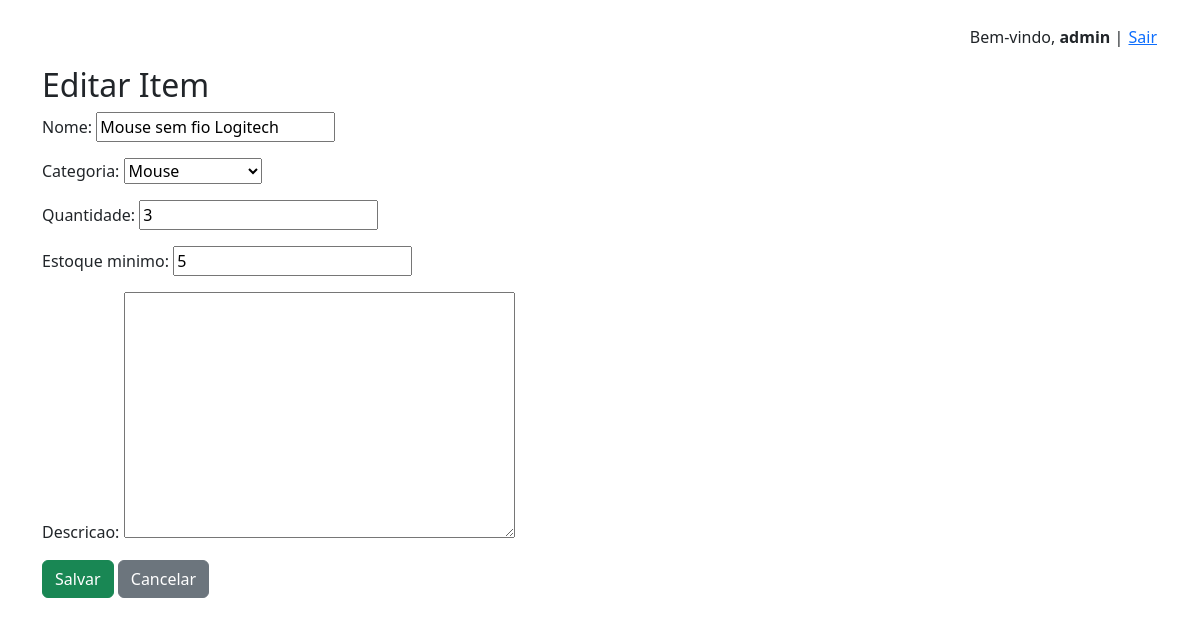
The app's page /item/1/editar/ (signed in), older data.
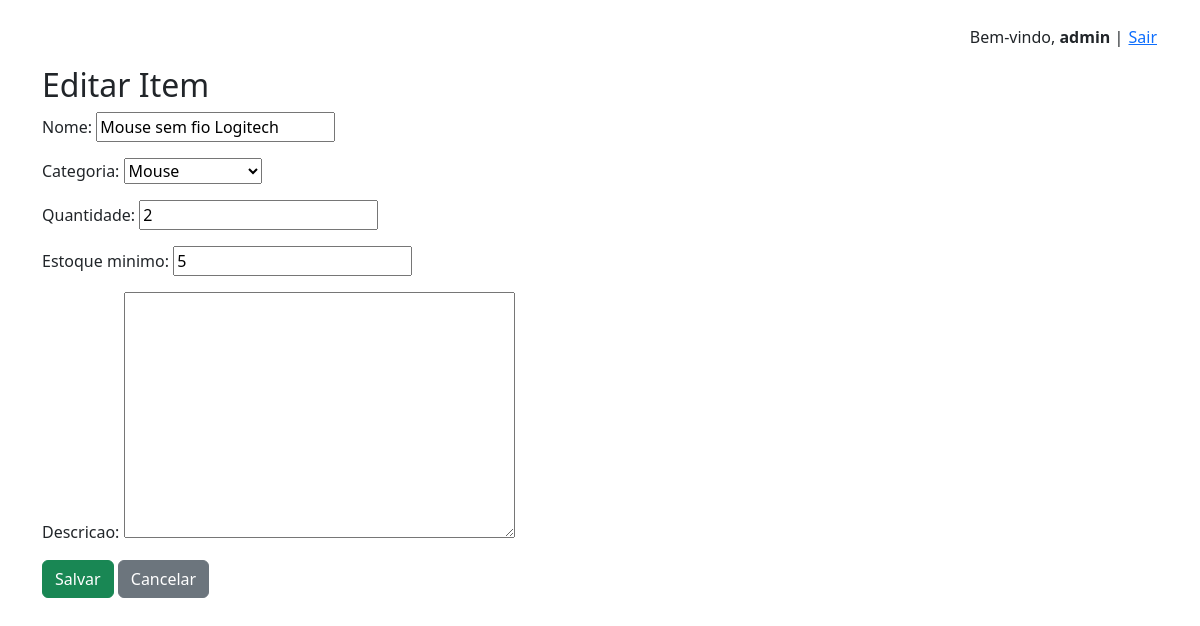
The same page, newer data.
### inventario/models.py (models this page shows, shortened)
class Item(models.Model):   # Representa um item do estoque
    nome = models.CharField(max_length=100)
    categoria = models.ForeignKey(Categoria, on_delete=models.CASCADE)  # Cada item pertence a uma categoria
    quantidade = models.PositiveIntegerField(default=0)  # Quantidade atual no estoque
    estoque_minimo = models.PositiveIntegerField(default=1)  # Quantidade mínima desejada (para alertas)
    descricao = models.TextField(blank=True)  # Campo opcional para observações
    class Meta:
        unique_together = ('nome', 'categoria')  # Impede que exista mais de um item com o mesmo nome e categoria

class Categoria(models.Model):  # Categoria serve para agrupar os itens (ex: Teclado, Mouse, Toner)
    nome = models.CharField(max_length=100)
    def __str__(self):
        return self.nome  # Mostra o nome da categoria no admin e nos templates

### inventario/views.py (the view)
# urls.py: path('item/<int:pk>/editar/', views.editar_item, name='editar_item'),
@login_required
@user_passes_test(is_admin)
def editar_item(request, pk):  # Tela para editar um item já existente (admin)
    item = get_object_or_404(Item, pk=pk)
    if request.method == 'POST':
        form = ItemForm(request.POST, instance=item)
        if form.is_valid():
            form.save()
            return redirect('dashboard')
    else:
        form = ItemForm(instance=item)
    return render(request, 'inventario/form_item.html', {'form': form})

### inventario/forms.py (shortened to what this page needs)
class ItemForm(forms.ModelForm):  # Formulário para cadastrar ou editar um item do estoque
    class Meta:
        model = Item
        fields = ['nome', 'categoria', 'quantidade', 'estoque_minimo', 'descricao']

### inventario/views.py (called while the page is built)
def is_admin(user):  # View auxiliar para verificar se o usuário está no grupo "admin"
    return user.groups.filter(name='admin').exists()

### inventario/templates/inventario/form_item.html (shortened to what this page needs)
{% extends 'inventario/base.html' %}
{% block content %}
<h2>{% if form.instance.pk %}Editar{% else %}Cadastrar{% endif %} Item</h2>
<form method="post" class="mb-3">
    {{ form.as_p }}
    <button type="submit" class="btn btn-success">Salvar</button>
    <a href="{% url 'dashboard' %}" class="btn btn-secondary">Cancelar</a>
</form>
{% endblock %}

Row changes from the older to the newer data that the page shows:
changed Item "Mouse": quantidade "3" → "2"
